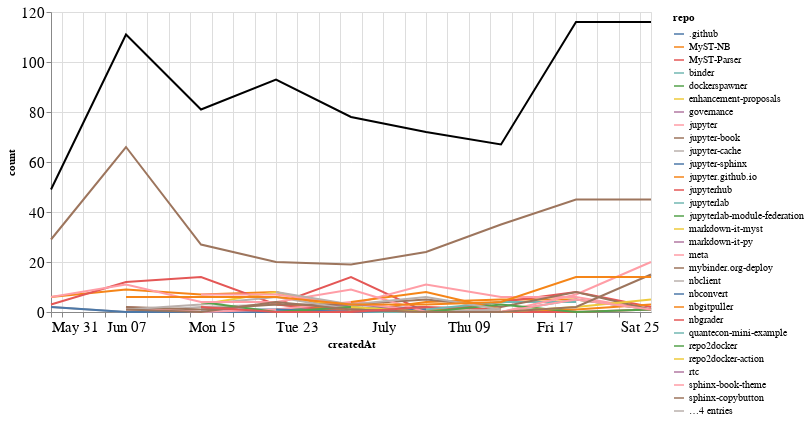

Notebook code cell kept with this figure:
### Markdown cell above
## Comments

### Code cell
comments_time = comments.groupby('repo').resample('W', on='createdAt').count()['author'].reset_index()
comments_time = comments_time.rename(columns={'author': 'count'})
comments_time_total = comments_time.groupby('createdAt').agg({"count": "sum"}).reset_index()
ch1 = alt.Chart(comments_time, width=600).mark_line().encode(
    x='createdAt',
    y='count',
    color='repo',
    tooltip="repo"
)

ch2 = alt.Chart(comments_time_total, width=600).mark_line(color="black").encode(
    x='createdAt',
    y='count',
)

ch1 + ch2

### Figure 1 — Vega-Lite specification as saved in the notebook (floating-point values rounded to 4 significant figures; data arrays with more than 128 entries replaced by an {"elided": "..."} marker saying what was removed)
{"config": {"axisLeft": {"labelFontSize": 15}, "axisBottom": {"labelFontSize": 15}}, "layer": [{"data": {"name": "data-9cfee2f0260cddff191817a5d1fef708"}, "mark": "line", "encoding": {"color": {"type": "nominal", "field": "repo"}, "tooltip": {"type": "nominal", "field": "repo"}, "x": {"type": "temporal", "field": "createdAt"}, "y": {"type": "quantitative", "field": "count"}}, "width": 600}, {"data": {"name": "data-1d73c6972cbf07f2e429b5cc095b260f"}, "mark": {"type": "line", "color": "black"}, "encoding": {"x": {"type": "temporal", "field": "createdAt"}, "y": {"type": "quantitative", "field": "count"}}, "width": 600}], "$schema": "https://vega.github.io/schema/vega-lite/v4.8.1.json", "datasets": {"data-9cfee2f0260cddff191817a5d1fef708": {"elided": "166 records"}, "data-1d73c6972cbf07f2e429b5cc095b260f": [{"createdAt": "2020-05-31T00:00:00", "count": 49}, {"createdAt": "2020-06-07T00:00:00", "count": 111}, {"createdAt": "2020-06-14T00:00:00", "count": 81}, {"createdAt": "2020-06-21T00:00:00", "count": 93}, {"createdAt": "2020-06-28T00:00:00", "count": 78}, {"createdAt": "2020-07-05T00:00:00", "count": 72}, {"createdAt": "2020-07-12T00:00:00", "count": 67}, {"createdAt": "2020-07-19T00:00:00", "count": 116}, {"createdAt": "2020-07-26T00:00:00", "count": 116}]}}
